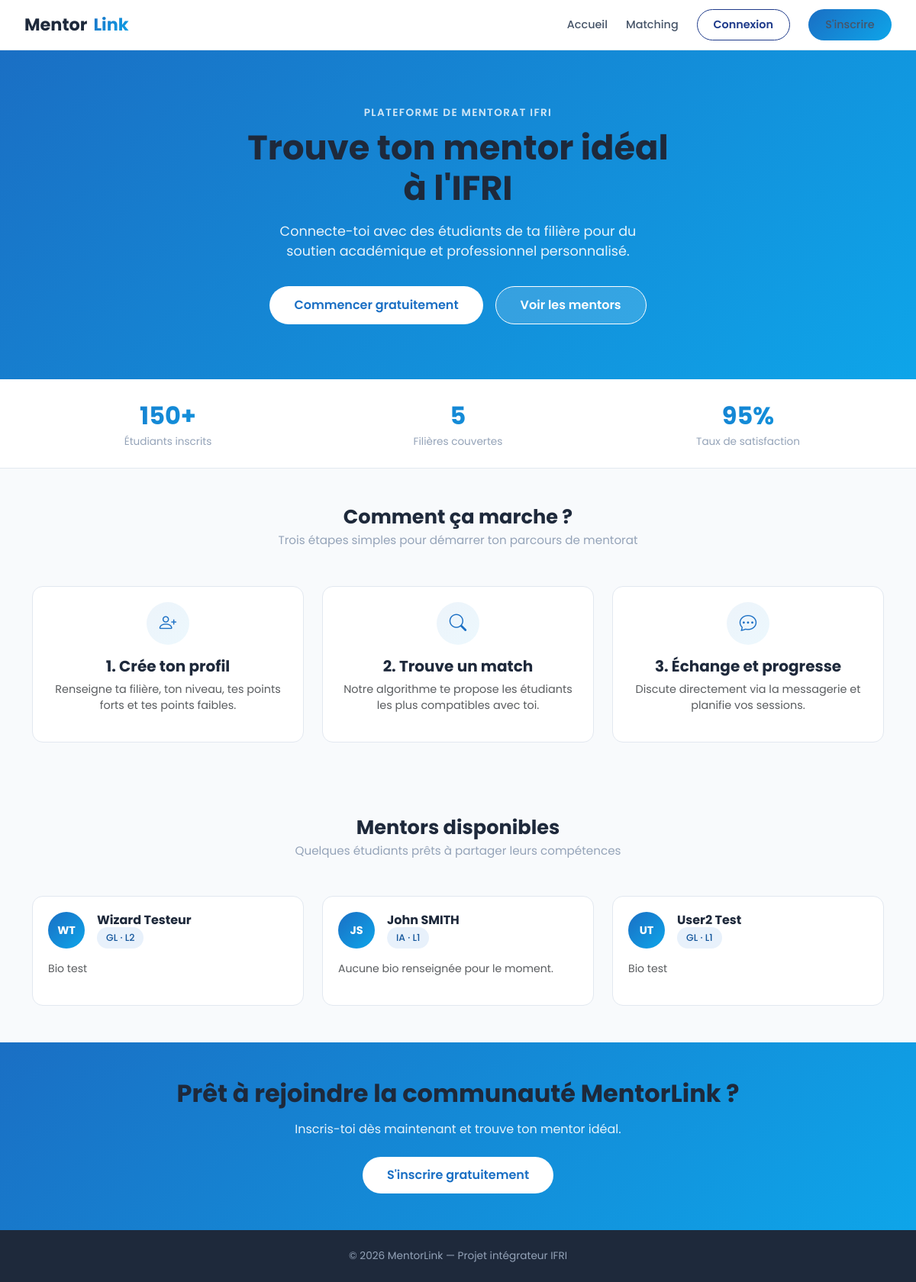
The page / on the database its author committed.
### users/models.py (models this page shows, shortened)
class Utilisateur(AbstractBaseUser, PermissionsMixin):
    nom = models.CharField(max_length=50)
    prenom = models.CharField(max_length=50)
    email = models.EmailField(max_length=100, unique=True)
    telephone = models.CharField(max_length=20, unique=True)
    photo_profil = models.ImageField(upload_to='photos/', blank=True, null=True)
    filiere = models.CharField(max_length=10, choices=[
        ('IA', 'IA'), ('IM', 'IM'), ('GL', 'GL'),
        ('SEIoT', 'SEIoT'), ('SI', 'SI')
    ])
    niveau = models.CharField(max_length=2, choices=[
        ('L1', 'L1'), ('L2', 'L2'), ('L3', 'L3')
    ])
    bio = models.TextField(blank=True, null=True)
    centres_interet = models.TextField(blank=True, null=True)
    date_inscription = models.DateTimeField(auto_now_add=True)
    is_active = models.BooleanField(default=True)
    is_staff = models.BooleanField(default=False)
    USERNAME_FIELD = 'email'
    REQUIRED_FIELDS = ['nom', 'prenom', 'telephone']
    objects = UtilisateurManager()

### users/views.py (the view)
# urls.py: path('', views.accueil, name='accueil'),
def accueil(request):
    mentors = Utilisateur.objects.order_by('-date_inscription')[:3]
    return render(request, 'users/accueil.html', {'mentors': mentors})

### users/templates/users/accueil.html (shortened to what this page needs)
{% extends "base.html" %}
{% load static %}
{% block content %}
  <section class="hero-gradient">
    <div class="container position-relative" style="z-index:1;">
      <p class="mb-2" style="font-size:0.85rem; opacity:0.8; letter-spacing:0.1em; text-transform:uppercase; font-weight:600;">Plateforme de mentorat IFRI</p>
      <h1 style="font-size:2.8rem; font-weight:700; margin-bottom:1rem; line-height:1.2;">
        Trouve ton mentor idéal<br/>à l'IFRI
      </h1>
      <p style="font-size:1.1rem; opacity:0.9; max-width:520px; margin:0 auto 2rem;">
        Connecte-toi avec des étudiants de ta filière pour du soutien académique et professionnel personnalisé.
      </p>
      <div class="d-flex gap-3 justify-content-center flex-wrap">
        {% if user.is_authenticated %}
          <a href="{% url 'matching:liste' %}" class="btn-primary-mentor" style="background:white; color:var(--primary); font-size:1rem; padding:0.75rem 2rem;">
            Voir mes matchings
          </a>
        {% else %}
          <a href="{% url 'inscription' %}" class="btn-primary-mentor" style="background:white; color:var(--primary); font-size:1rem; padding:0.75rem 2rem;">
            Commencer gratuitement
          </a>
        {% endif %}
        <a href="{% url 'matching:liste' %}" class="btn-outline-mentor" style="border-color:white; color:white; font-size:1rem; padding:0.75rem 2rem; background:rgba(255,255,255,0.15);">
          Voir les mentors
        </a>
      </div>
    </div>
  </section>
  <section class="py-4" style="background:white; border-bottom:1px solid var(--gray-200);">
    <div class="container">
      <div class="row text-center g-4">
        <div class="col-4">
          <div style="font-size:2rem; font-weight:700; background:var(--gradient); -webkit-background-clip:text; -webkit-text-fill-color:transparent; background-clip:text;">{{ nb_utilisateurs|default:"150+" }}</div>
          <div style="font-size:0.85rem; color:var(--gray-400);">Étudiants inscrits</div>
        </div>
        <div class="col-4">
          <div style="font-size:2rem; font-weight:700; background:var(--gradient); -webkit-background-clip:text; -webkit-text-fill-color:transparent; background-clip:text;">5</div>
          <div style="font-size:0.85rem; color:var(--gray-400);">Filières couvertes</div>
        </div>
        <div class="col-4">
          <div style="font-size:2rem; font-weight:700; background:var(--gradient); -webkit-background-clip:text; -webkit-text-fill-color:transparent; background-clip:text;">95%</div>
          <div style="font-size:0.85rem; color:var(--gray-400);">Taux de satisfaction</div>
        </div>
      </div>
    </div>
  </section>
  <section class="py-5">
    <div class="container">
      <div class="text-center mb-5">
        <h2 class="section-title">Comment ça marche ?</h2>
        <p class="section-subtitle">Trois étapes simples pour démarrer ton parcours de mentorat</p>
      </div>
      <div class="row g-4">
        <div class="col-md-4">
          <div class="card-mentor h-100 text-center">
            <div class="score-circle mx-auto mb-3" style="width:56px; height:56px; font-size:1.4rem;"><i class="bi bi-person-plus"></i></div>
            <h5 class="fw-bold">1. Crée ton profil</h5>
            <p class="text-muted" style="font-size:0.9rem;">Renseigne ta filière, ton niveau, tes points forts et tes points faibles.</p>
          </div>
        </div>
        <div class="col-md-4">
          <div class="card-mentor h-100 text-center">
            <div class="score-circle mx-auto mb-3" style="width:56px; height:56px; font-size:1.4rem;"><i class="bi bi-search"></i></div>
            <h5 class="fw-bold">2. Trouve un match</h5>
            <p class="text-muted" style="font-size:0.9rem;">Notre algorithme te propose les étudiants les plus compatibles avec toi.</p>
          </div>
        </div>
        <div class="col-md-4">
          <div class="card-mentor h-100 text-center">
            <div class="score-circle mx-auto mb-3" style="width:56px; height:56px; font-size:1.4rem;"><i class="bi bi-chat-dots"></i></div>
            <h5 class="fw-bold">3. Échange et progresse</h5>
            <p class="text-muted" style="font-size:0.9rem;">Discute directement via la messagerie et planifie vos sessions.</p>
          </div>
        </div>
      </div>
    </div>
  </section>
  <section class="py-5" style="background:var(--gray-50);">
    <div class="container">
      <div class="text-center mb-5">
        <h2 class="section-title">Mentors disponibles</h2>
        <p class="section-subtitle">Quelques étudiants prêts à partager leurs compétences</p>
      </div>
      <div class="row g-4">
        {% for mentor in mentors %}
        <div class="col-md-4">
          <div class="card-mentor h-100">
            <div class="d-flex align-items-center gap-3 mb-3">
              <div class="avatar-mentor">{{ mentor.prenom|slice:":1" }}{{ mentor.nom|slice:":1" }}</div>
              <div>
                <h6 class="fw-bold mb-0">{{ mentor.prenom }} {{ mentor.nom }}</h6>
                <span class="badge-mentor badge-blue">{{ mentor.filiere }} · {{ mentor.niveau }}</span>
              </div>
            </div>
            <p class="text-muted" style="font-size:0.88rem;">{{ mentor.bio|default:"Aucune bio renseignée pour le moment."|truncatewords:20 }}</p>
          </div>
        </div>
        {% empty %}
        <div class="col-12 text-center text-muted">Aucun mentor disponible pour le moment.</div>
        {% endfor %}
      </div>
    </div>
  </section>
  <section class="hero-gradient py-5">
    <div class="container text-center">
      <h2 class="fw-bold mb-3">Prêt à rejoindre la communauté MentorLink ?</h2>
      <p class="mb-4" style="opacity:0.9;">Inscris-toi dès maintenant et trouve ton mentor idéal.</p>
      {% if not user.is_authenticated %}
      <a href="{% url 'inscription' %}" class="btn-primary-mentor" style="background:white; color:var(--primary); font-size:1rem; padding:0.75rem 2rem;">
        S'inscrire gratuitement
      </a>
      {% endif %}
    </div>
  </section>
  <footer style="background:var(--gray-800); color:var(--gray-400); text-align:center; padding:1.5rem; font-size:0.85rem;">
    &copy; 2026 MentorLink — Projet intégrateur IFRI
  </footer>
{% endblock %}

### static/css/base.css (style rules this page uses)
:root { --primary: #1a6fc4; --primary-dark: #15579c; --primary-light: #e8f1fb; --secondary: #0ea5e9; --accent: #0ea5e9; --accent-dark: #0c7ea8; --accent-soft: #e0f6fd; --gray-50: #f8fafc; --gray-100: #f1f5f9; --gray-200: #e2e8f0; --gray-400: #94a3b8; --gray-600: #475569; --gray-800: #1e293b; --success: #22c55e; --danger: #ef4444; --gradient: linear-gradient(135deg, #1a6fc4 0%, #0ea5e9 100%); --gradient-soft: linear-gradient(135deg, rgba(26,111,196,0.08) 0%, rgba(14,165,233,0.08) 100%); --radius-sm: 8px; --radius: 14px; --radius-lg: 20px; --shadow-md: 0 4px 16px rgba(30,41,59,0.08); --shadow-lg: 0 12px 32px rgba(30,41,59,0.14); }
* { box-sizing: border-box; }
html, body { font-family: 'Poppins', sans-serif; color: var(--gray-800); background: var(--gray-50); -webkit-font-smoothing: antialiased; }
a { color: var(--primary); text-decoration: none; }
h1, h2, h3, h4, h5, h6 { font-family: 'Poppins', sans-serif; color: var(--gray-800); }
.section-title { font-weight: 700; font-size: 1.6rem; margin-bottom: 0.25rem; }
.section-subtitle { color: var(--gray-400); font-size: 0.95rem; }

### static/css/buttons.css (style rules this page uses)
.btn-primary-mentor { display: inline-flex; align-items: center; justify-content: center; gap: 0.4rem; background: var(--gradient); color: #fff; border: none; border-radius: 50px; padding: 0.6rem 1.4rem; font-family: 'Poppins', sans-serif; font-weight: 600; font-size: 0.9rem; cursor: pointer; text-decoration: none; transition: opacity 0.2s, transform 0.1s; }
.btn-outline-mentor { display: inline-flex; align-items: center; justify-content: center; gap: 0.4rem; background: #fff; color: var(--gray-600); border: 1.5px solid var(--gray-200); border-radius: 50px; padding: 0.55rem 1.3rem; font-family: 'Poppins', sans-serif; font-weight: 600; font-size: 0.9rem; cursor: pointer; text-decoration: none; transition: all 0.2s; }
.badge-mentor { display: inline-flex; align-items: center; gap: 4px; padding: 0.3rem 0.75rem; border-radius: 50px; font-size: 0.78rem; font-weight: 500; }
.badge-blue { background: var(--primary-light); color: var(--primary-dark); }

### static/css/cards.css (style rules this page uses)
.card-mentor { background: #fff; border: 1px solid var(--gray-200); border-radius: var(--radius); padding: 1.25rem; cursor: pointer; transition: all 0.2s; }
.avatar-mentor { width: 48px; height: 48px; border-radius: 50%; background: var(--gradient); color: #fff; display: flex; align-items: center; justify-content: center; font-weight: 700; font-size: 0.9rem; flex-shrink: 0; }
.score-circle { width: 48px; height: 48px; border-radius: 50%; background: var(--gradient-soft); color: var(--primary); display: flex; align-items: center; justify-content: center; font-weight: 700; font-size: 0.85rem; }

### static/css/hero.css (style rules this page uses)
.hero-gradient { background: var(--gradient); color: #fff; padding: 4.5rem 1rem; text-align: center; }

### rows shown on the page
Utilisateur: prenom "W", nom "T", prenom "Wizard", nom "Testeur", filiere "GL", niveau "L2", bio "Bio test"
Utilisateur: prenom "J", nom "S", prenom "John", nom "SMITH", filiere "IA", niveau "L1", bio "Aucune bio renseignée pour le moment."
Utilisateur: prenom "U", nom "T", prenom "User2", nom "Test", filiere "GL", niveau "L1", bio "Bio test"

### other values the page prints
{{ nb_utilisateurs|default:"150+" }} "150+"
